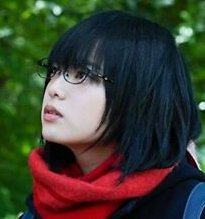
#> input picture source/CSC420 Intro to Image Understanding/assets/yurina.jpg, 205 x 219 px
$ jupyter execute 'Image Pyramids.ipynb'
#> lines starting #> are read from the running program, lines starting #| are printed output that depends on the picture
[cell 1]
import cv2
import numpy as np
import matplotlib.pyplot as plt

def show_image(img, ax=None, title="", bgr=True):
    # since plt and cv2 have different RGB sorting
    if bgr:
        img = cv2.cvtColor(img,cv2.COLOR_BGR2RGB)
    if ax == None:
        plt.figure(figsize=(4, 4))
        plt.imshow(img.astype(np.uint8))
        plt.axis("off")
        plt.title(title)
    else:
        ax.imshow(img.astype(np.uint8))
        ax.set_axis_off()
        ax.set_title(title)

## Image Downsampling

#### Initial thought
To resize of image to $\frac{1}{n}$, resample the image by picking pixel per $n$ pixels

[cell 2]
img = cv2.imread("../assets/yurina.jpg")
#> img is the input picture: shape (219, 205, 3); mean B, G, R 48.8, 61.5, 59.4
fig, axs = plt.subplots(1, 3, figsize=(12, 4))
show_image(img, axs[0], title="original")
show_image(img[::2, ::2], axs[1], title="resized 1/2")
#> call 2 of show_image, with title = 'resized 1/2', bgr = True
#> in show_image (call 2), `img = cv2.cvtColor(img,cv2.COLOR_BGR2RGB)`:
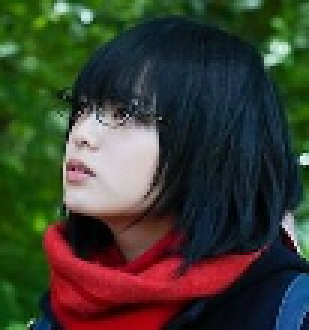
#> img: shape (110, 103, 3) (shown 3 times larger); mean R, G, B 59.4, 61.5, 48.8
show_image(img[::4, ::4], axs[2], title="resized 1/4")
#> call 3 of show_image, with title = 'resized 1/4', bgr = True
#> in show_image (call 3), `img = cv2.cvtColor(img,cv2.COLOR_BGR2RGB)`:
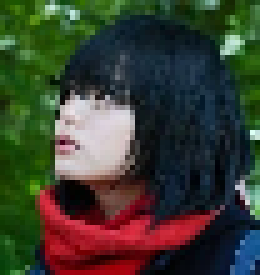
#> img: shape (55, 52, 3) (shown 5 times larger); mean R, G, B 59.2, 62.1, 48.7
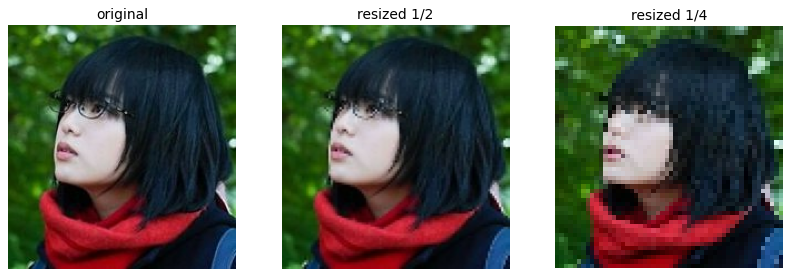
#> figure drawn by matplotlib, 3 panels

#### Problem: Aliasing
Occurs when sampling rate is not high enough to capture the amount of detail in the image.

Below is an extremum, which we lost half of the important information

[cell 3]
img2 = cv2.imread("../assets/window.jpg")
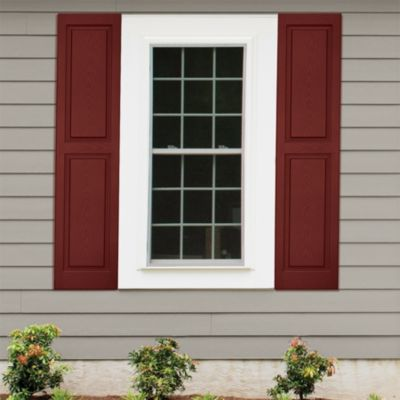
#> input picture source/CSC420 Intro to Image Understanding/assets/window.jpg, 400 x 400 px
#> img2 is the input picture: shape (400, 400, 3); mean B, G, R 118, 126.4, 142.9
img2 = cv2.resize(img2, (img.shape[1], img.shape[0]))
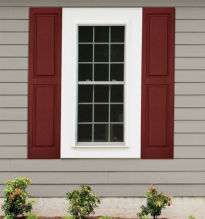
#> img2: shape (219, 205, 3); mean B, G, R 117.9, 126.3, 142.8
img3 = np.empty((img2.shape[0], img2.shape[1]*2, 3), dtype=np.uint8)
for i in range(img.shape[1]):
    img3[:, 2*i] = img2[:, i]
    img3[:, 2*i+1] = img[:, i]
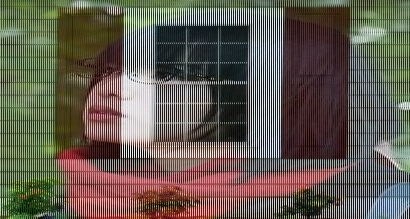
#> img3: shape (219, 410, 3); mean B, G, R 83.4, 93.9, 101.1
show_image(img3, title="synthsized")
show_image(img3[:, ::2], title="take odd columns")

#### Nyquist rate
To avoid such aliasing issue, one should sample at least $2\times \max{f}$, i.e. at least twice the highest frequency.

[cell 4]
plt.figure(figsize=(12, 4))
x = np.arange(0, 100, 0.1)
x2 = np.arange(0, 100, 5)
plt.plot(x, np.cos(x))
plt.scatter(x2, np.cos(x2), color="orange");
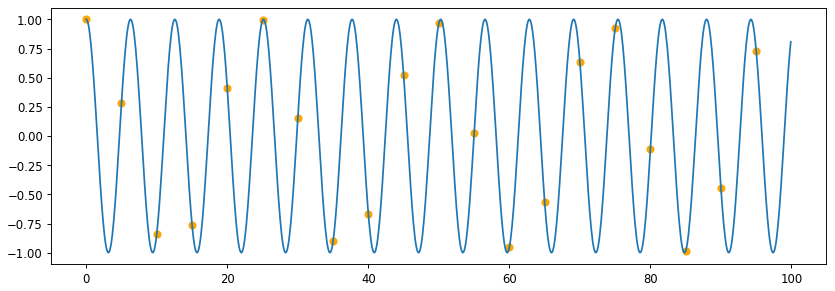
#> figure drawn by matplotlib, 1 panel; curve peaks at x = 0, y = 1

With twice the frequency, we can make sure the information is caught, while in other cases, it might not be true

[cell 5]
x = np.arange(0, 100, 0.1)
y = np.remainder(x, 10) >= 5

x_sample4 = np.arange(0, 100, 4)
y_sample4 = np.remainder(x_sample4, 10) >= 5

x_sample5 = np.arange(1, 100, 5)
y_sample5 = np.remainder(x_sample5, 10) >= 5

x_sample8 = np.arange(1, 100, 8)
y_sample8 = np.remainder(x_sample8, 10) >= 5

fig, axs = plt.subplots(3, figsize=(12, 12))
for i in range(3):
    axs[i].plot(x, y)
axs[0].plot(x_sample4, y_sample4)
axs[1].plot(x_sample5, y_sample5)
axs[2].plot(x_sample8, y_sample8);
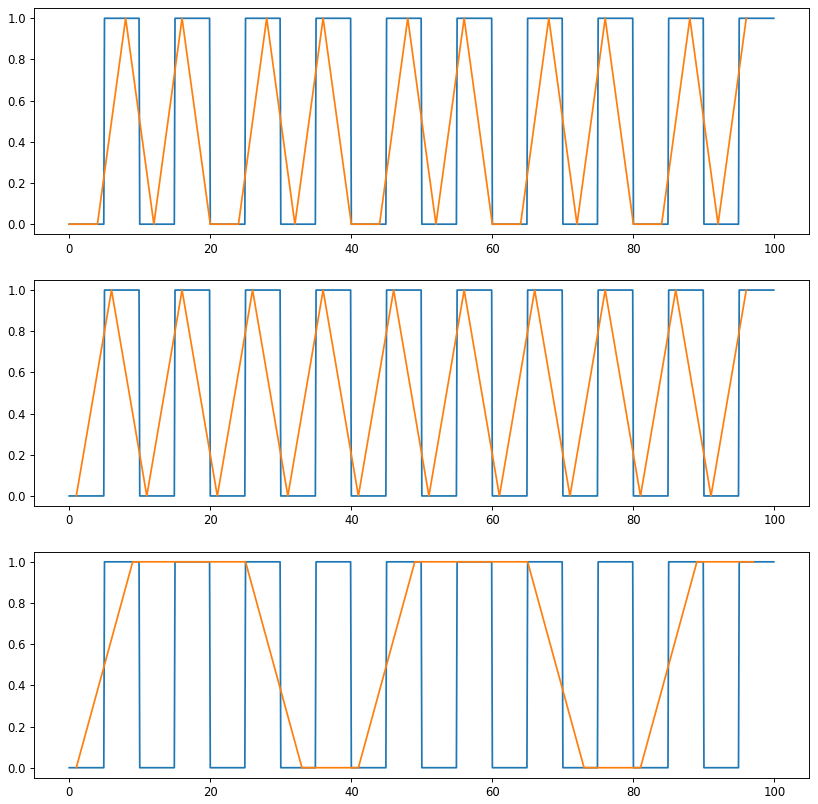
#> figure drawn by matplotlib, 3 panels; panel 1: curve peaks at x = 5, y = 1; panel 1: curve peaks at x = 8, y = 1; panel 2: curve peaks at x = 5, y = 1; panel 2: curve peaks at x = 6, y = 1

#### Gaussian pre-filtering

When downsampling, the original image has too high frequencies, results in information loss. The high frequencies are caused by shape edges, hence we can smooth the image to filter out high frequencies, with a low-pass filter

[cell 6]
img3_g = cv2.GaussianBlur(img3, (3, 3), 3)[:, ::2]
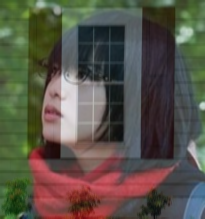
#> img3_g: shape (219, 205, 3); mean B, G, R 72.5, 83.7, 88.1
show_image(img3, title="synthsized")
show_image(img3_g, title="take odd columns, with Gassian 3*3, sigma=3")

#### Gaussian Pyramids
A sequence of images created with Gaussian blurring and downsampling is called a __Gaussian pyramid__ or mip map

## Image Up-Sampling

#### Interpolation
Since an image is a discrete point-sampling of a continuous function, i.e. $F(x,y) = quantize\{f(x/d, y/d)\}$. If we could somehow reconstruct the original continuous function, we can generate the image with any resolution and scale.

However, we are unable to obtain such $f$, but we can guess an approximation

[cell 7]
sample_x = np.arange(1, 6)
sample_y = np.array([1, 3, 2.4, 1, 3])
plt.figure(figsize=(12, 4))
plt.scatter(sample_x, sample_y)
plt.plot(sample_x, sample_y);
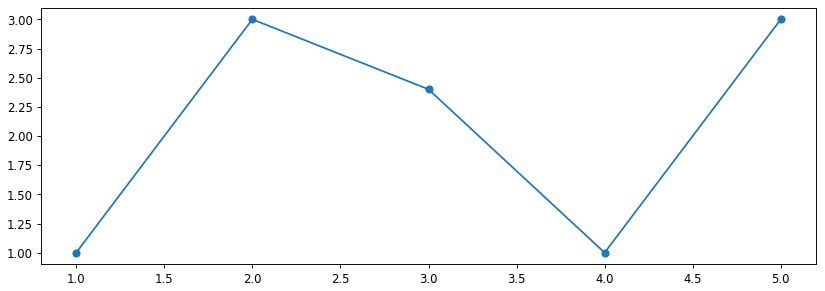
#> figure drawn by matplotlib, 1 panel
